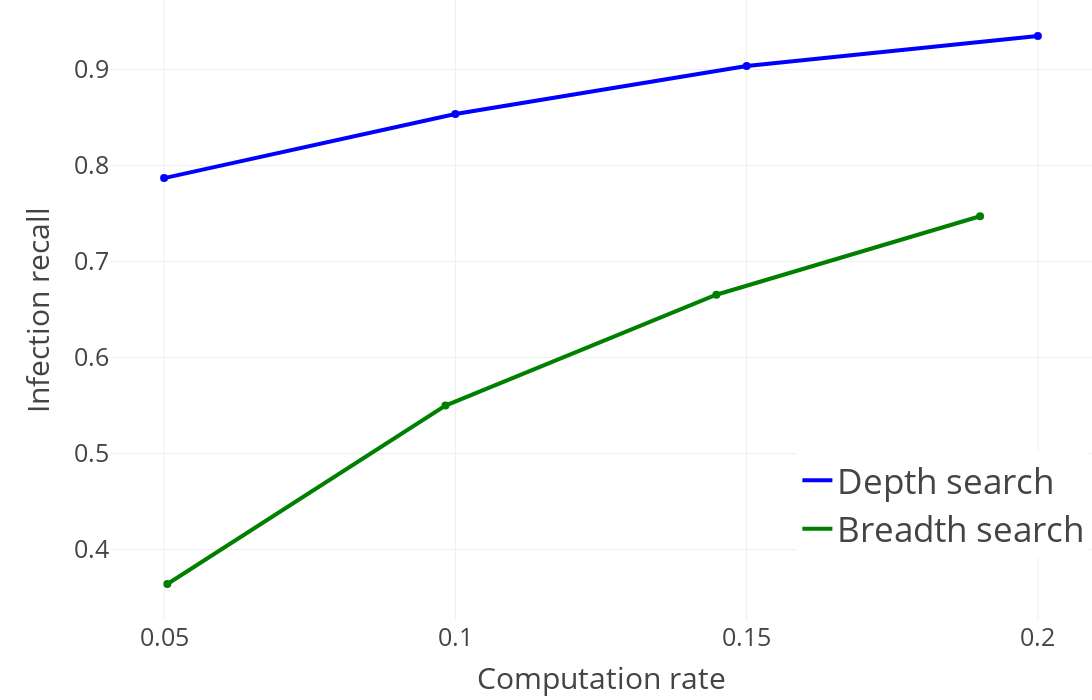

Notebook cell for this chart:
### Markdown cell above
### Infection recall for different computation rates using depth search and breadth search (N and SNV frequency filter)

### Code cell
sub_fig = get_computation_rate_plot("infection_detection_rate", depth_vs_breadth_search_evaluation, "Infection recall", legend=dict(
            x=0.7,
            y=0.1,
            xanchor="left",
            yanchor="bottom",
            font=dict(size=35),
        ))
sub_fig.show()

### Figure 1 — Plotly figure (JSON) as saved in the notebook; plotly's stock layout.template omitted (floating-point values rounded to 4 significant figures)
{"data": [{"line": {"color": "blue", "dash": "solid", "width": 4}, "mode": "lines", "name": "Depth search", "type": "scatter", "x": [0.05, 0.1, 0.15, 0.2], "y": [0.7869, 0.8537, 0.9036, 0.935]}, {"marker": {"color": "blue", "size": 8, "symbol": "circle"}, "mode": "markers", "showlegend": false, "text": "", "type": "scatter", "x": [0.05], "y": [0.7869]}, {"marker": {"color": "blue", "size": 8, "symbol": "circle"}, "mode": "markers", "showlegend": false, "text": "", "type": "scatter", "x": [0.1], "y": [0.8537]}, {"marker": {"color": "blue", "size": 8, "symbol": "circle"}, "mode": "markers", "showlegend": false, "text": "", "type": "scatter", "x": [0.15], "y": [0.9036]}, {"marker": {"color": "blue", "size": 8, "symbol": "circle"}, "mode": "markers", "showlegend": false, "text": "", "type": "scatter", "x": [0.2], "y": [0.935]}, {"line": {"color": "green", "dash": "solid", "width": 4}, "mode": "lines", "name": "Breadth search", "type": "scatter", "x": [0.05056, 0.0983, 0.1448, 0.1901], "y": [0.3642, 0.5501, 0.6655, 0.7473]}, {"marker": {"color": "green", "size": 8, "symbol": "circle"}, "mode": "markers", "showlegend": false, "text": "", "type": "scatter", "x": [0.05056], "y": [0.3642]}, {"marker": {"color": "green", "size": 8, "symbol": "circle"}, "mode": "markers", "showlegend": false, "text": "", "type": "scatter", "x": [0.0983], "y": [0.5501]}, {"marker": {"color": "green", "size": 8, "symbol": "circle"}, "mode": "markers", "showlegend": false, "text": "", "type": "scatter", "x": [0.1448], "y": [0.6655]}, {"marker": {"color": "green", "size": 8, "symbol": "circle"}, "mode": "markers", "showlegend": false, "text": "", "type": "scatter", "x": [0.1901], "y": [0.7473]}], "layout": {"font": {"size": 25}, "height": 700, "legend": {"font": {"size": 35}, "x": 0.7, "xanchor": "left", "y": 0.1, "yanchor": "bottom"}, "margin": {"b": 80, "l": 110, "r": 0, "t": 0}, "width": 1200, "xaxis": {"autorange": true, "range": [0.04081, 0.2092], "tickmode": "array", "tickvals": [0.05, 0.1, 0.15, 0.2], "title": {"text": "Computation rate"}, "type": "linear"}, "yaxis": {"autorange": true, "range": [0.3267, 0.9725], "title": {"text": "Infection recall"}, "type": "linear"}}}
